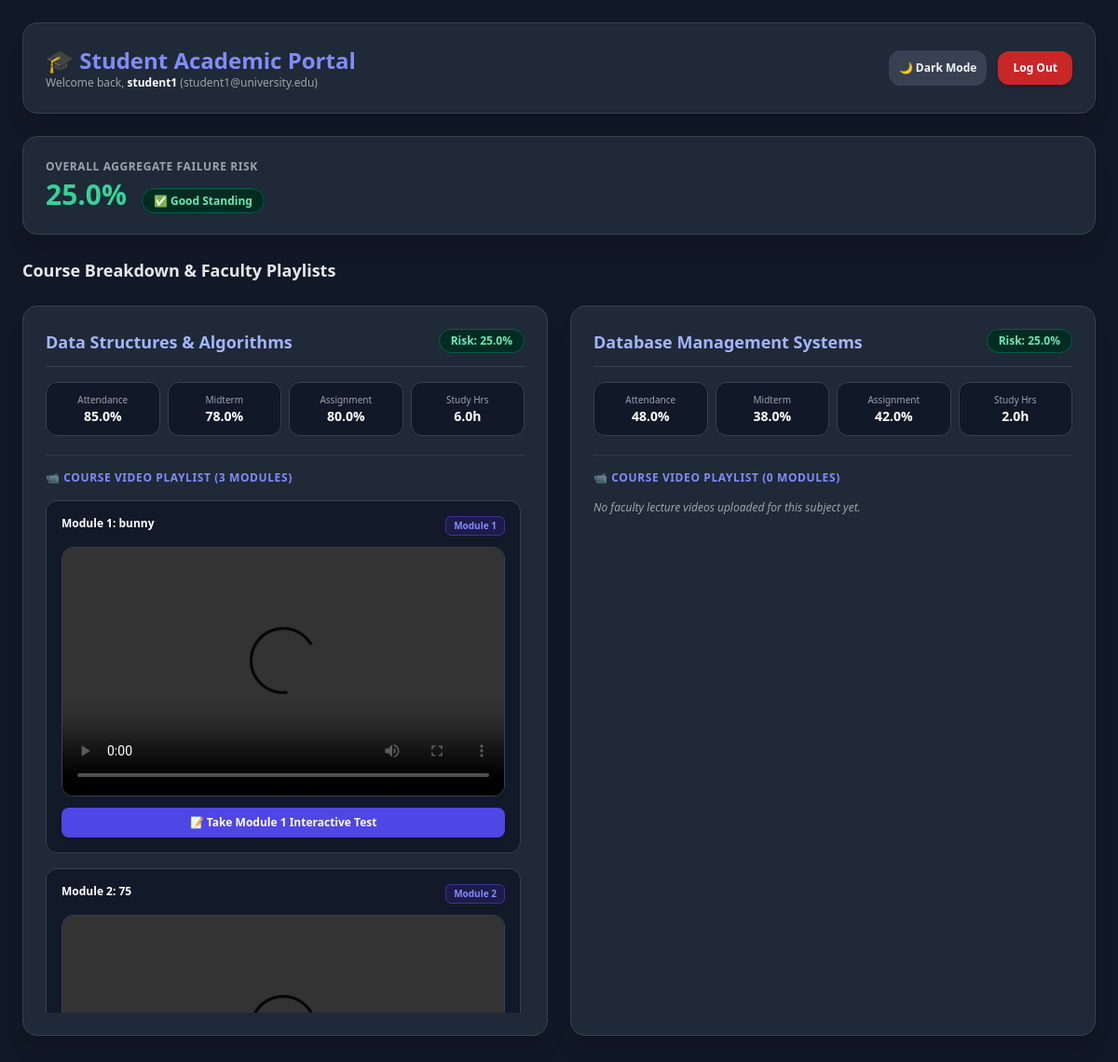
/student_dashboard (signed in), run on the app's committed database.
### app.py (models this page shows, shortened)
class User(UserMixin, db.Model):
    id = db.Column(db.Integer, primary_key=True)
    username = db.Column(db.String(80), unique=True, nullable=False)
    email = db.Column(db.String(120), unique=True, nullable=False)
    password_hash = db.Column(db.String(200), nullable=False)
    role = db.Column(db.String(20), nullable=False)  # 'admin', 'faculty', 'student'
    subject = db.Column(db.String(80), nullable=True, default='General')
    grades = db.relationship('StudentSubjectGrade', backref='student_user', lazy=True, cascade="all, delete-orphan")

class StudentSubjectGrade(db.Model):
    id = db.Column(db.Integer, primary_key=True)
    student_id = db.Column(db.Integer, db.ForeignKey('user.id'), nullable=False)
    subject = db.Column(db.String(80), nullable=False)
    attendance = db.Column(db.Float, default=75.0)
    midterm = db.Column(db.Float, default=60.0)
    assignment = db.Column(db.Float, default=60.0)
    logins = db.Column(db.Float, default=12.0)
    study_hours = db.Column(db.Float, default=5.0)

class LearningTopic(db.Model):
    id = db.Column(db.Integer, primary_key=True)
    subject = db.Column(db.String(80), nullable=False)
    sequence = db.Column(db.Integer, nullable=False)
    title = db.Column(db.String(150), nullable=False)
    description = db.Column(db.Text, nullable=True)
    youtube_url = db.Column(db.String(255), nullable=False)  # Local video URL
    quiz_data_json = db.Column(db.Text, nullable=True)     # Stores AI generated quiz JSON

### app.py (the view, shortened to what this page needs)
@app.route('/student_dashboard')
@login_required
def student_dashboard():
    if current_user.role != 'student':
        return "Unauthorized Access", 403
    subject_cards = []
    total_risk = 0.0
    for g in current_user.grades:
        risk_val = 25.0
        at_risk = False
        remediation = generate_personalized_path(g.midterm, g.assignment, g.attendance, g.study_hours)
        total_risk += risk_val
        topics = LearningTopic.query.filter_by(subject=g.subject).order_by(LearningTopic.sequence.asc()).all()
        pathway_topics = [
            {
                'id': t.id,
                'sequence': t.sequence,
                'title': t.title,
                'description': t.description,
                'youtube_url': t.youtube_url
            } for t in topics
        ]
        subject_cards.append({
            'subject': g.subject,
            'attendance': g.attendance,
            'midterm': g.midterm,
            'assignment': g.assignment,
            'study_hours': g.study_hours,
            'risk_percent': risk_val,
            'at_risk': at_risk,
            'remediation': remediation,
            'pathway_topics': pathway_topics
        })
    overall_risk = round(total_risk / len(subject_cards), 2) if subject_cards else 25.0
    overall_at_risk = bool(overall_risk >= 50)
    return render_template('student.html', student=current_user, subject_cards=subject_cards, risk_percent=overall_risk, at_risk=overall_at_risk)

### app.py (called while the page is built)
@login_manager.user_loader
def load_user(user_id):
    return User.query.get(int(user_id))

### templates/student.html (shortened to what this page needs)
<!DOCTYPE html>
<html lang="en" class="dark">
<head>
    <script src="https://cdn.tailwindcss.com"></script>
</head>
<body class="bg-gray-100 dark:bg-gray-900 text-gray-800 dark:text-gray-100 min-h-screen font-sans p-6 transition-colors duration-300">
    <div class="max-w-7xl mx-auto space-y-6">
        <div class="flex flex-col sm:flex-row justify-between items-start sm:items-center bg-white dark:bg-gray-800 p-6 rounded-2xl border border-gray-200 dark:border-gray-700 shadow-xl gap-4">
            <div>
                <h1 class="text-2xl font-bold text-indigo-600 dark:text-indigo-400">🎓 Student Academic Portal</h1>
                <p class="text-xs text-gray-500 dark:text-gray-400">Welcome back, <span class="text-gray-900 dark:text-white font-semibold">{{ student.username }}</span> ({{ student.email }})</p>
            </div>
            <div class="flex items-center gap-3">
                <button onclick="toggleTheme()" class="p-2.5 rounded-xl border border-gray-300 dark:border-gray-700 bg-gray-100 dark:bg-gray-700 text-xs font-semibold">
                    <span id="themeIcon">☀️ Light Mode</span>
                </button>
                <a href="/logout" class="bg-red-600/90 hover:bg-red-500 text-white text-xs px-4 py-2.5 rounded-xl transition font-semibold shadow-md">Log Out</a>
            </div>
        </div>
        <div class="bg-white dark:bg-gray-800 border border-gray-200 dark:border-gray-700 p-6 rounded-2xl shadow-xl flex flex-col md:flex-row items-start md:items-center justify-between gap-4">
            <div>
                <h2 class="text-xs font-semibold text-gray-500 dark:text-gray-400 uppercase tracking-wider">Overall Aggregate Failure Risk</h2>
                <div class="text-3xl font-extrabold mt-1 {% if at_risk %}text-red-500 dark:text-red-400{% else %}text-emerald-600 dark:text-emerald-400{% endif %}">
                    {{ risk_percent }}%
                    {% if at_risk %}
                        <span class="text-xs font-semibold bg-red-100 dark:bg-red-950 text-red-700 dark:text-red-300 border border-red-300 dark:border-red-800 px-3 py-1 rounded-full ml-2">⚠️ High Academic Risk</span>
                    {% else %}
                        <span class="text-xs font-semibold bg-emerald-100 dark:bg-emerald-950 text-emerald-700 dark:text-emerald-300 border border-emerald-300 dark:border-emerald-800 px-3 py-1 rounded-full ml-2">✅ Good Standing</span>
                    {% endif %}
                </div>
            </div>
        </div>
        <div class="space-y-6">
            <h2 class="text-lg font-bold text-gray-800 dark:text-gray-200">Course Breakdown & Faculty Playlists</h2>
            {% if subject_cards %}
                <div class="grid grid-cols-1 lg:grid-cols-2 gap-6">
                    {% for card in subject_cards %}
                    <div class="bg-white dark:bg-gray-800 border border-gray-200 dark:border-gray-700 rounded-2xl p-6 shadow-xl space-y-5 flex flex-col justify-between">
                        <div>
                            <div class="flex justify-between items-start border-b border-gray-200 dark:border-gray-700 pb-3 mb-4">
                                <h3 class="font-bold text-indigo-600 dark:text-indigo-300 text-lg">{{ card.subject }}</h3>
                                <span class="text-xs font-bold px-3 py-1 rounded-full {% if card.at_risk %}bg-red-100 dark:bg-red-950 text-red-700 dark:text-red-300 border border-red-300 dark:border-red-800{% else %}bg-emerald-100 dark:bg-emerald-950 text-emerald-700 dark:text-emerald-300 border border-emerald-300 dark:border-emerald-800{% endif %}">
                                    Risk: {{ card.risk_percent }}%
                                </span>
                            </div>
                            <div class="grid grid-cols-4 gap-2 text-center text-xs mb-5">
                                <div class="bg-gray-50 dark:bg-gray-900 p-2.5 rounded-xl border border-gray-200 dark:border-gray-700">
                                    <span class="block text-gray-500 dark:text-gray-400 text-[10px]">Attendance</span>
                                    <span class="font-bold text-gray-800 dark:text-white text-sm">{{ card.attendance }}%</span>
                                </div>
                                <div class="bg-gray-50 dark:bg-gray-900 p-2.5 rounded-xl border border-gray-200 dark:border-gray-700">
                                    <span class="block text-gray-500 dark:text-gray-400 text-[10px]">Midterm</span>
                                    <span class="font-bold text-gray-800 dark:text-white text-sm">{{ card.midterm }}%</span>
                                </div>
                                <div class="bg-gray-50 dark:bg-gray-900 p-2.5 rounded-xl border border-gray-200 dark:border-gray-700">
                                    <span class="block text-gray-400 text-[10px]">Assignment</span>
                                    <span class="font-bold text-gray-800 dark:text-white text-sm">{{ card.assignment }}%</span>
                                </div>
                                <div class="bg-gray-50 dark:bg-gray-900 p-2.5 rounded-xl border border-gray-200 dark:border-gray-700">
                                    <span class="block text-gray-400 text-[10px]">Study Hrs</span>
                                    <span class="font-bold text-gray-800 dark:text-white text-sm">{{ card.study_hours }}h</span>
                                </div>
                            </div>
                            <div class="space-y-4 border-t border-gray-200 dark:border-gray-700/80 pt-4">
                                <div class="flex justify-between items-center">
                                    <h4 class="text-xs font-bold text-indigo-600 dark:text-indigo-400 uppercase tracking-wider">
                                        📹 Course Video Playlist ({{ card.pathway_topics|length }} Modules)
                                    </h4>
                                </div>
                                {% if card.pathway_topics %}
                                    <div class="space-y-4 max-h-[550px] overflow-y-auto pr-1">
                                        {% for topic in card.pathway_topics %}
                                        <div class="bg-gray-50 dark:bg-gray-900/90 border border-gray-200 dark:border-gray-700 p-4 rounded-xl space-y-3">
                                            <div class="flex justify-between items-start">
                                                <div>
                                                    <h5 class="text-xs font-bold text-gray-900 dark:text-white">{{ topic.title }}</h5>
                                                </div>
                                                <span class="bg-indigo-100 dark:bg-indigo-950 text-indigo-600 dark:text-indigo-400 text-[10px] font-bold px-2 py-0.5 rounded-md border border-indigo-300 dark:border-indigo-800 shrink-0">
                                                    Module {{ topic.sequence }}
                                                </span>
                                            </div>
                                            <div class="aspect-video w-full rounded-xl overflow-hidden border border-gray-300 dark:border-gray-700 shadow-inner bg-black">
                                                <video class="w-full h-full object-cover" controls preload="metadata">
                                                    <source src="{{ topic.youtube_url }}" type="video/mp4">
                                                </video>
                                            </div>
                                            <button onclick="openTopicQuiz('{{ card.subject }}', '{{ topic.title }}')" class="w-full bg-indigo-600 hover:bg-indigo-500 text-white font-semibold text-xs py-2 rounded-lg transition shadow-md flex items-center justify-center gap-2">
                                                📝 Take Module {{ topic.sequence }} Interactive Test
                                            </button>
                                        </div>
                                        {% endfor %}
                                    </div>
                                {% else %}
                                    <p class="text-xs text-gray-400 italic">No faculty lecture videos uploaded for this subject yet.</p>
                                {% endif %}
                            </div>
                        </div>
                    </div>
                    {% endfor %}
                </div>
            {% else %}
                <div class="bg-white dark:bg-gray-800 border border-gray-200 dark:border-gray-700 rounded-2xl p-8 text-center text-gray-500 dark:text-gray-400 text-sm">
                    No course records assigned yet.
                </div>
            {% endif %}
        </div>
    </div>
</body>
</html>

### data on the page
User: username "student1", email "student1@university.edu"
StudentSubjectGrade: subject "Data Structures & Algorithms", risk_percent "25.0", attendance "85.0", midterm "78.0", assignment "80.0", study_hours "6.0", pathway_topics|length "3"
LearningTopic: title "Module 1: bunny", sequence "1"
LearningTopic: title "Module 2: 75", sequence "2"
StudentSubjectGrade: subject "Database Management Systems", risk_percent "25.0", attendance "48.0", midterm "38.0", assignment "42.0", study_hours "2.0", pathway_topics|length "0", shows "No faculty lecture videos uploaded for this subject yet."

### other printed values
{{ risk_percent }} "25.0"
